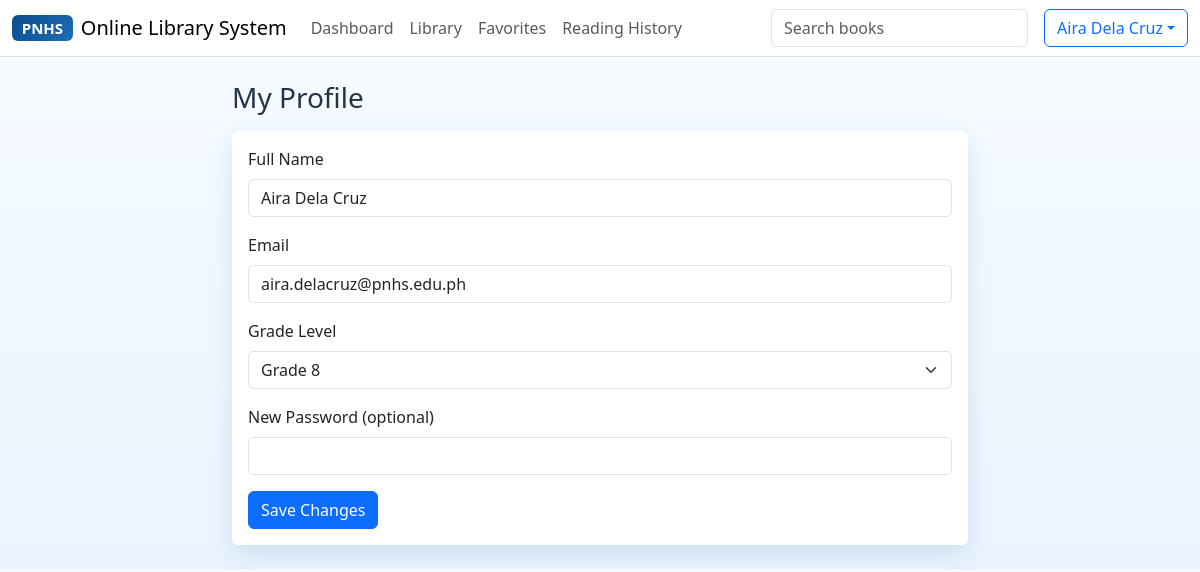
The page /student/profile.php (signed in) on the database its author committed.
### tables this page shows
CREATE TABLE IF NOT EXISTS system_settings (
    id INT AUTO_INCREMENT PRIMARY KEY,
    system_name VARCHAR(150) NOT NULL DEFAULT 'Online Library System',
    school_name VARCHAR(150) NOT NULL DEFAULT 'Paliparan National High School',
    logo_path VARCHAR(255) DEFAULT NULL,
    updated_at TIMESTAMP DEFAULT CURRENT_TIMESTAMP ON UPDATE CURRENT_TIMESTAMP
);

CREATE TABLE IF NOT EXISTS users (
    id INT AUTO_INCREMENT PRIMARY KEY,
    fullname VARCHAR(150) NOT NULL,
    email VARCHAR(150) NOT NULL UNIQUE,
    password VARCHAR(255) NOT NULL,
    grade_level VARCHAR(20) DEFAULT NULL,
    role ENUM('superadmin', 'admin', 'student') NOT NULL DEFAULT 'student',
    is_active TINYINT(1) NOT NULL DEFAULT 1,
    created_at TIMESTAMP DEFAULT CURRENT_TIMESTAMP
);

### config/config.php (called while the page is built, shortened)
<?php
function e(string $value): string
{
    return htmlspecialchars($value, ENT_QUOTES, 'UTF-8');
}

### config/auth.php (called while the page is built, shortened)
<?php
require_once __DIR__ . '/config.php';
function userDisplayName(): string
{
    return $_SESSION['user']['fullname'] ?? 'User';
}

### student/profile.php (the view, shortened to what this page needs)
<?php
require_once __DIR__ . '/../config/auth.php';
$userId = (int) $_SESSION['user']['id'];
$stmt = $pdo->prepare('SELECT id, fullname, email, grade_level FROM users WHERE id = :id LIMIT 1');
$stmt->execute([':id' => $userId]);
$user = $stmt->fetch();
?>
<!DOCTYPE html>
<html lang="en">
<head>
    <link href="https://cdn.jsdelivr.net/npm/bootstrap@5.3.3/dist/css/bootstrap.min.css" rel="stylesheet">
    <link rel="stylesheet" href="/Library Management System/assets/css/style.css">
</head>
<body>
<?php require __DIR__ . '/_navbar.php'; ?>
<div class="container py-4" style="max-width: 760px;">
    <h3 class="mb-3">My Profile</h3>
    <div class="card card-shadow">
        <div class="card-body">
            <form method="POST">
                <div class="mb-3"><label class="form-label">Full Name</label><input class="form-control" name="fullname" value="<?php echo e($user['fullname']); ?>" required></div>
                <div class="mb-3"><label class="form-label">Email</label><input class="form-control" type="email" name="email" value="<?php echo e($user['email']); ?>" required></div>
                <div class="mb-3"><label class="form-label">Grade Level</label>
                    <select class="form-select" name="grade_level" required>
                        <option <?php echo $user['grade_level'] === 'Grade 8' ? 'selected' : ''; ?>>Grade 8</option>
                    </select>
                </div>
                <div class="mb-3"><label class="form-label">New Password (optional)</label><input class="form-control" type="password" name="new_password" minlength="8"></div>
                <button class="btn btn-primary" type="submit">Save Changes</button>
            </form>
        </div>
    </div>
</div>
</body>
</html>

### student/_navbar.php (shortened to what this page needs)
<?php
$settings = $pdo->query('SELECT system_name, school_name, logo_path FROM system_settings ORDER BY id ASC LIMIT 1')->fetch();
?>
<nav class="navbar navbar-expand-lg bg-white border-bottom sticky-top">
    <div class="container-fluid">
        <a class="navbar-brand d-flex align-items-center gap-2" href="dashboard.php">
            <?php if (!empty($settings['logo_path'])): ?>
                <img src="/Library Management System/uploads/covers/<?php echo e($settings['logo_path']); ?>" width="34" height="34" class="rounded" alt="Logo">
            <?php else: ?>
                <span class="badge brand-gradient">PNHS</span>
            <?php endif; ?>
            <span><?php echo e($settings['system_name'] ?? 'Online Library System'); ?></span>
        </a>
        <div class="collapse navbar-collapse" id="studentNav">
            <ul class="navbar-nav me-auto mb-2 mb-lg-0">
                <li class="nav-item"><a class="nav-link" href="dashboard.php">Dashboard</a></li>
                <li class="nav-item"><a class="nav-link" href="library.php">Library</a></li>
                <li class="nav-item"><a class="nav-link" href="favorites.php">Favorites</a></li>
                <li class="nav-item"><a class="nav-link" href="reading-history.php">Reading History</a></li>
            </ul>
            <form class="d-flex me-3" action="library.php" method="GET">
                <input class="form-control" name="search" placeholder="Search books">
            </form>
            <div class="dropdown">
                <button class="btn btn-outline-primary dropdown-toggle" data-bs-toggle="dropdown"><?php echo e(userDisplayName()); ?></button>
            </div>
        </div>
    </div>
</nav>

### assets/css/style.css (style rules this page uses)
:root { --primary-blue: #0a4d8c; --secondary-blue: #1f6db4; --light-blue: #eaf4ff; --white: #ffffff; --text-dark: #243447; }
body { background: linear-gradient(180deg, #f6fbff 0%, #eaf4ff 100%); color: var(--text-dark); }
.brand-gradient { background: linear-gradient(135deg, var(--primary-blue), var(--secondary-blue)); }
.card-shadow { box-shadow: 0 10px 24px rgba(10, 77, 140, 0.12); border: none; }

### rows shown on the page
system_settings: system_name "Online Library System"
users: fullname "Aira Dela Cruz", email "aira.delacruz@pnhs.edu.ph", grade_level "Grade 8"

### other values the page prints
userDisplayName() "Aira Dela Cruz"
